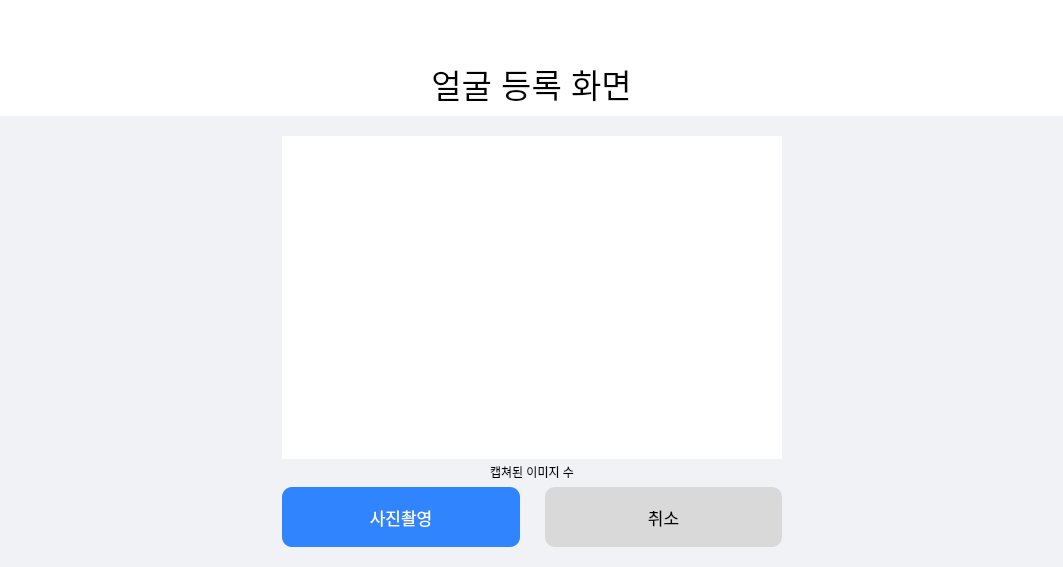
<?xml version="1.0" encoding="UTF-8"?>
<ui version="4.0">
 <class>SaveUserImg</class>
 <widget class="QWidget" name="SaveUserImg">
  <property name="geometry">
   <rect>
    <x>0</x>
    <y>0</y>
    <width>1063</width>
    <height>567</height>
   </rect>
  </property>
  <property name="windowTitle">
   <string>Form</string>
  </property>
  <property name="styleSheet">
   <string notr="true">background-color: rgb(241, 242, 246);</string>
  </property>
  <layout class="QVBoxLayout" name="verticalLayout_2">
   <property name="spacing">
    <number>0</number>
   </property>
   <property name="leftMargin">
    <number>0</number>
   </property>
   <property name="topMargin">
    <number>0</number>
   </property>
   <property name="rightMargin">
    <number>0</number>
   </property>
   <property name="bottomMargin">
    <number>0</number>
   </property>
   <item>
    <widget class="QWidget" name="top_widget" native="true">
     <property name="minimumSize">
      <size>
       <width>0</width>
       <height>116</height>
      </size>
     </property>
     <property name="maximumSize">
      <size>
       <width>16777215</width>
       <height>116</height>
      </size>
     </property>
     <property name="styleSheet">
      <string notr="true">
QWidget{
	background-color: rgb(255, 255, 255);
}
QPushButton{
	background-color: transparent;
	border: none;
	padding: 3px;
}
</string>
     </property>
     <layout class="QHBoxLayout" name="horizontalLayout_2">
      <property name="leftMargin">
       <number>0</number>
      </property>
      <property name="topMargin">
       <number>0</number>
      </property>
      <property name="rightMargin">
       <number>0</number>
      </property>
      <property name="bottomMargin">
       <number>0</number>
      </property>
      <item>
       <spacer name="left_spacer">
        <property name="orientation">
         <enum>Qt::Horizontal</enum>
        </property>
        <property name="sizeHint" stdset="0">
         <size>
          <width>40</width>
          <height>20</height>
         </size>
        </property>
       </spacer>
      </item>
      <item>
       <layout class="QVBoxLayout" name="top_vlay">
        <item>
         <spacer name="middle_spacer">
          <property name="orientation">
           <enum>Qt::Vertical</enum>
          </property>
          <property name="sizeType">
           <enum>QSizePolicy::Fixed</enum>
          </property>
          <property name="sizeHint" stdset="0">
           <size>
            <width>20</width>
            <height>50</height>
           </size>
          </property>
         </spacer>
        </item>
        <item>
         <widget class="QWidget" name="widget_11" native="true">
          <property name="maximumSize">
           <size>
            <width>290</width>
            <height>16777215</height>
           </size>
          </property>
          <property name="font">
           <font>
            <pointsize>11</pointsize>
           </font>
          </property>
          <layout class="QHBoxLayout" name="horizontalLayout_12">
           <item>
            <widget class="QPushButton" name="title_lab">
             <property name="minimumSize">
              <size>
               <width>0</width>
               <height>25</height>
              </size>
             </property>
             <property name="font">
              <font>
               <pointsize>25</pointsize>
              </font>
             </property>
             <property name="text">
              <string>얼굴 등록 화면</string>
             </property>
            </widget>
           </item>
          </layout>
         </widget>
        </item>
       </layout>
      </item>
      <item>
       <spacer name="right_spacer">
        <property name="orientation">
         <enum>Qt::Horizontal</enum>
        </property>
        <property name="sizeHint" stdset="0">
         <size>
          <width>40</width>
          <height>20</height>
         </size>
        </property>
       </spacer>
      </item>
     </layout>
    </widget>
   </item>
   <item>
    <widget class="QWidget" name="main_widget" native="true">
     <layout class="QHBoxLayout" name="horizontalLayout_3">
      <property name="spacing">
       <number>0</number>
      </property>
      <property name="leftMargin">
       <number>0</number>
      </property>
      <property name="topMargin">
       <number>0</number>
      </property>
      <property name="rightMargin">
       <number>0</number>
      </property>
      <property name="bottomMargin">
       <number>0</number>
      </property>
      <item>
       <spacer name="horizontalSpacer">
        <property name="orientation">
         <enum>Qt::Horizontal</enum>
        </property>
        <property name="sizeHint" stdset="0">
         <size>
          <width>323</width>
          <height>20</height>
         </size>
        </property>
       </spacer>
      </item>
      <item>
       <widget class="QWidget" name="widget" native="true">
        <property name="minimumSize">
         <size>
          <width>0</width>
          <height>440</height>
         </size>
        </property>
        <property name="styleSheet">
         <string notr="true">QLineEdit{
height: 40px;
}
QComboBox{
height: 40px;
}</string>
        </property>
        <layout class="QVBoxLayout" name="verticalLayout">
         <property name="leftMargin">
          <number>0</number>
         </property>
         <property name="topMargin">
          <number>20</number>
         </property>
         <property name="rightMargin">
          <number>0</number>
         </property>
         <property name="bottomMargin">
          <number>20</number>
         </property>
         <item>
          <widget class="QLabel" name="user_img">
           <property name="minimumSize">
            <size>
             <width>500</width>
             <height>323</height>
            </size>
           </property>
           <property name="styleSheet">
            <string notr="true">background-color: rgb(255, 255, 255);</string>
           </property>
           <property name="text">
            <string/>
           </property>
           <property name="alignment">
            <set>Qt::AlignCenter</set>
           </property>
          </widget>
         </item>
         <item>
          <widget class="QLabel" name="numimglabel">
           <property name="text">
            <string>캡쳐된 이미지 수</string>
           </property>
           <property name="alignment">
            <set>Qt::AlignCenter</set>
           </property>
          </widget>
         </item>
         <item>
          <spacer name="verticalSpacer">
           <property name="orientation">
            <enum>Qt::Vertical</enum>
           </property>
           <property name="sizeType">
            <enum>QSizePolicy::Preferred</enum>
           </property>
           <property name="sizeHint" stdset="0">
            <size>
             <width>20</width>
             <height>60</height>
            </size>
           </property>
          </spacer>
         </item>
         <item>
          <widget class="QWidget" name="bottom_widget" native="true">
           <property name="minimumSize">
            <size>
             <width>0</width>
             <height>60</height>
            </size>
           </property>
           <property name="maximumSize">
            <size>
             <width>16777215</width>
             <height>440</height>
            </size>
           </property>
           <layout class="QHBoxLayout" name="horizontalLayout">
            <property name="spacing">
             <number>25</number>
            </property>
            <property name="leftMargin">
             <number>0</number>
            </property>
            <property name="topMargin">
             <number>0</number>
            </property>
            <property name="rightMargin">
             <number>0</number>
            </property>
            <property name="bottomMargin">
             <number>0</number>
            </property>
            <item>
             <widget class="QPushButton" name="capture_btn">
              <property name="minimumSize">
               <size>
                <width>0</width>
                <height>60</height>
               </size>
              </property>
              <property name="maximumSize">
               <size>
                <width>16777215</width>
                <height>60</height>
               </size>
              </property>
              <property name="font">
               <font>
                <pointsize>13</pointsize>
               </font>
              </property>
              <property name="styleSheet">
               <string notr="true">background-color: rgb(48, 133, 254);
color: rgb(255, 255, 255);
border-radius:10px;</string>
              </property>
              <property name="text">
               <string>사진촬영</string>
              </property>
             </widget>
            </item>
            <item>
             <widget class="QPushButton" name="cancel_btn">
              <property name="minimumSize">
               <size>
                <width>0</width>
                <height>60</height>
               </size>
              </property>
              <property name="maximumSize">
               <size>
                <width>16777215</width>
                <height>60</height>
               </size>
              </property>
              <property name="font">
               <font>
                <pointsize>13</pointsize>
               </font>
              </property>
              <property name="styleSheet">
               <string notr="true">background-color: rgb(217, 217, 217);
border-radius:10px;</string>
              </property>
              <property name="text">
               <string>취소</string>
              </property>
             </widget>
            </item>
           </layout>
          </widget>
         </item>
        </layout>
       </widget>
      </item>
      <item>
       <spacer name="horizontalSpacer_2">
        <property name="orientation">
         <enum>Qt::Horizontal</enum>
        </property>
        <property name="sizeHint" stdset="0">
         <size>
          <width>322</width>
          <height>20</height>
         </size>
        </property>
       </spacer>
      </item>
     </layout>
    </widget>
   </item>
  </layout>
 </widget>
 <resources>
  <include location="../../img/icon/resource.qrc"/>
 </resources>
 <connections/>
</ui>
